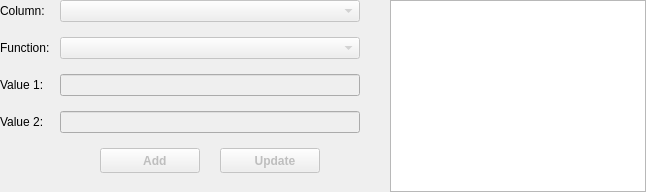
        <widget class="QWidget" name="CreateColumnPage">
         <layout class="QHBoxLayout" name="horizontalLayout_16">
          <property name="spacing">
           <number>30</number>
          </property>
          <property name="leftMargin">
           <number>0</number>
          </property>
          <property name="topMargin">
           <number>0</number>
          </property>
          <property name="rightMargin">
           <number>0</number>
          </property>
          <property name="bottomMargin">
           <number>0</number>
          </property>
          <item>
           <widget class="QWidget" name="widget_7" native="true">
            <layout class="QVBoxLayout" name="verticalLayout_7">
             <property name="spacing">
              <number>10</number>
             </property>
             <property name="leftMargin">
              <number>0</number>
             </property>
             <property name="topMargin">
              <number>0</number>
             </property>
             <property name="rightMargin">
              <number>0</number>
             </property>
             <property name="bottomMargin">
              <number>0</number>
             </property>
             <item>
              <layout class="QFormLayout" name="formLayout_7">
               <property name="horizontalSpacing">
                <number>10</number>
               </property>
               <property name="verticalSpacing">
                <number>15</number>
               </property>
               <item row="0" column="0">
                <widget class="QLabel" name="label_6">
                 <property name="text">
                  <string>Column:</string>
                 </property>
                </widget>
               </item>
               <item row="0" column="1">
                <widget class="QComboBox" name="cbbCreateColumn">
                 <property name="enabled">
                  <bool>false</bool>
                 </property>
                </widget>
               </item>
               <item row="1" column="0">
                <widget class="QLabel" name="label_19">
                 <property name="text">
                  <string>Function:</string>
                 </property>
                </widget>
               </item>
               <item row="1" column="1">
                <widget class="QComboBox" name="cbbCreateFunction">
                 <property name="enabled">
                  <bool>false</bool>
                 </property>
                </widget>
               </item>
               <item row="2" column="0">
                <widget class="QLabel" name="label_20">
                 <property name="text">
                  <string>Value 1:</string>
                 </property>
                </widget>
               </item>
               <item row="2" column="1">
                <widget class="QLineEdit" name="leCreateValue1">
                 <property name="enabled">
                  <bool>false</bool>
                 </property>
                </widget>
               </item>
               <item row="3" column="0">
                <widget class="QLabel" name="label_21">
                 <property name="text">
                  <string>Value 2:</string>
                 </property>
                </widget>
               </item>
               <item row="3" column="1">
                <widget class="QLineEdit" name="leCreateValue2">
                 <property name="enabled">
                  <bool>false</bool>
                 </property>
                </widget>
               </item>
               <item row="4" column="0">
                <spacer name="horizontalSpacer_16">
                 <property name="orientation">
                  <enum>Qt::Horizontal</enum>
                 </property>
                 <property name="sizeHint" stdset="0">
                  <size>
                   <width>40</width>
                   <height>20</height>
                  </size>
                 </property>
                </spacer>
               </item>
               <item row="4" column="1">
                <layout class="QHBoxLayout" name="horizontalLayout_15">
                 <property name="spacing">
                  <number>20</number>
                 </property>
                 <item>
                  <spacer name="horizontalSpacer_23">
                   <property name="orientation">
                    <enum>Qt::Horizontal</enum>
                   </property>
                   <property name="sizeHint" stdset="0">
                    <size>
                     <width>40</width>
                     <height>20</height>
                    </size>
                   </property>
                  </spacer>
                 </item>
                 <item>
                  <widget class="QPushButton" name="btnCreateAdd">
                   <property name="enabled">
                    <bool>false</bool>
                   </property>
                   <property name="minimumSize">
                    <size>
                     <width>100</width>
                     <height>25</height>
                    </size>
                   </property>
                   <property name="maximumSize">
                    <size>
                     <width>100</width>
                     <height>25</height>
                    </size>
                   </property>
                   <property name="font">
                    <font>
                     <bold>true</bold>
                    </font>
                   </property>
                   <property name="text">
                    <string>   Add</string>
                   </property>
                   <property name="icon">
                    <iconset resource="images.qrc">
                     <normaloff>:/images/images/add.png</normaloff>:/images/images/add.png</iconset>
                   </property>
                   <property name="iconSize">
                    <size>
                     <width>18</width>
                     <height>18</height>
                    </size>
                   </property>
                  </widget>
                 </item>
                 <item>
                  <widget class="QPushButton" name="btnCreateUpdate">
                   <property name="enabled">
                    <bool>false</bool>
                   </property>
                   <property name="minimumSize">
                    <size>
                     <width>100</width>
                     <height>25</height>
                    </size>
                   </property>
                   <property name="maximumSize">
                    <size>
                     <width>100</width>
                     <height>25</height>
                    </size>
                   </property>
                   <property name="font">
                    <font>
                     <bold>true</bold>
                    </font>
                   </property>
                   <property name="text">
                    <string>   Update</string>
                   </property>
                   <property name="icon">
                    <iconset resource="images.qrc">
                     <normaloff>:/images/images/loop.png</normaloff>:/images/images/loop.png</iconset>
                   </property>
                   <property name="iconSize">
                    <size>
                     <width>18</width>
                     <height>18</height>
                    </size>
                   </property>
                  </widget>
                 </item>
                 <item>
                  <spacer name="horizontalSpacer_17">
                   <property name="orientation">
                    <enum>Qt::Horizontal</enum>
                   </property>
                   <property name="sizeHint" stdset="0">
                    <size>
                     <width>40</width>
                     <height>20</height>
                    </size>
                   </property>
                  </spacer>
                 </item>
                </layout>
               </item>
              </layout>
             </item>
            </layout>
           </widget>
          </item>
          <item>
           <widget class="QTableWidget" name="tbwCreateColumn">
            <property name="styleSheet">
             <string notr="true">QHeaderView::section:checked{
	background-color: rgb(225, 225, 225);
}
QHeaderView::section { 
	background-color:  rgb(225, 225, 225);
	color: rgb(85, 0, 0);
 	padding-left: 4px;
 	border: 0.5px solid rgb(225, 225, 225); }

QTableWidget::item {
	padding-top: 3px;
	padding-bottom: 3px;
	padding-right: 10px;
	padding-left: 10px;
}</string>
            </property>
            <property name="editTriggers">
             <set>QAbstractItemView::NoEditTriggers</set>
            </property>
            <property name="selectionBehavior">
             <enum>QAbstractItemView::SelectRows</enum>
            </property>
           </widget>
          </item>
         </layout>
        </widget>
